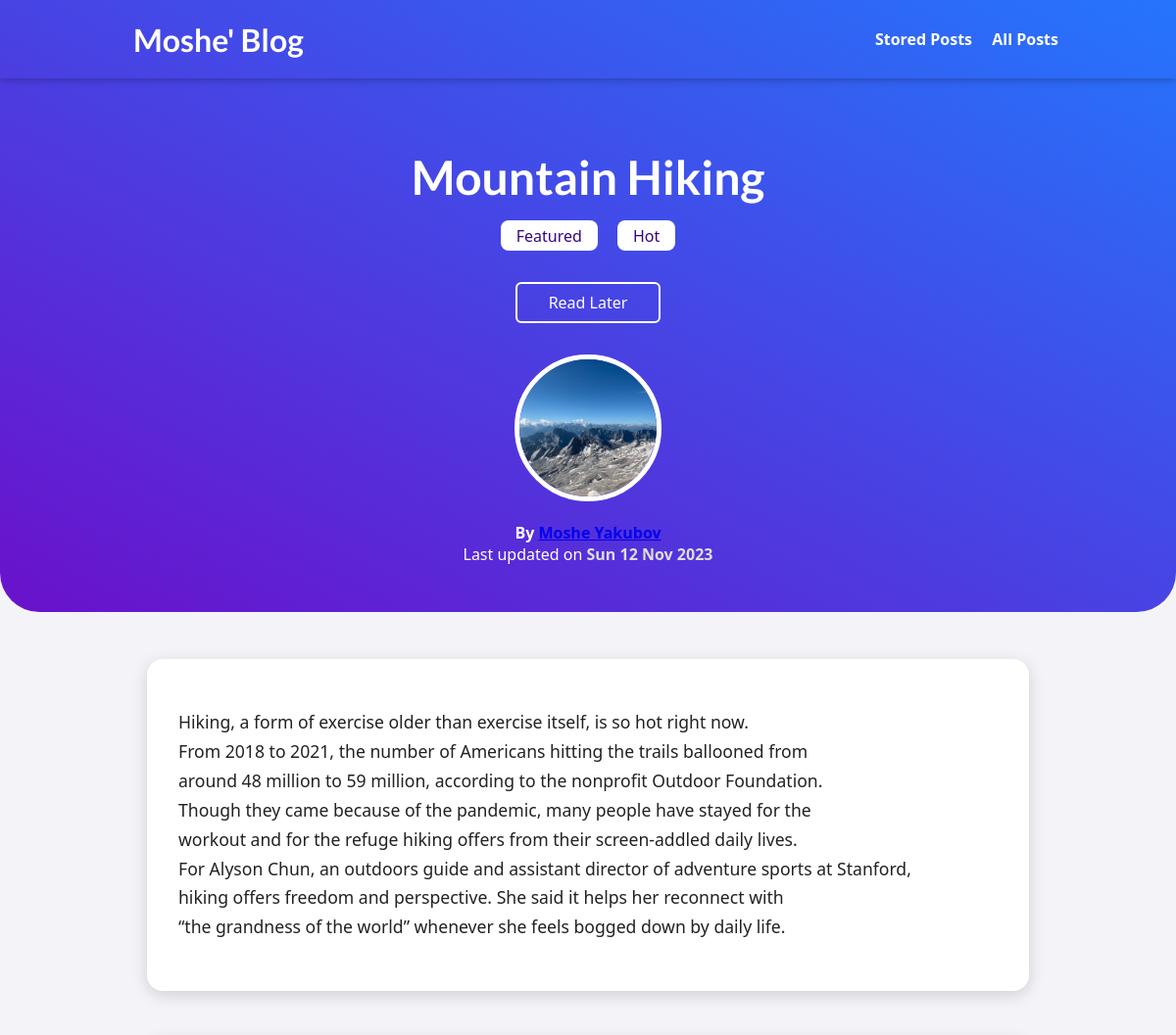
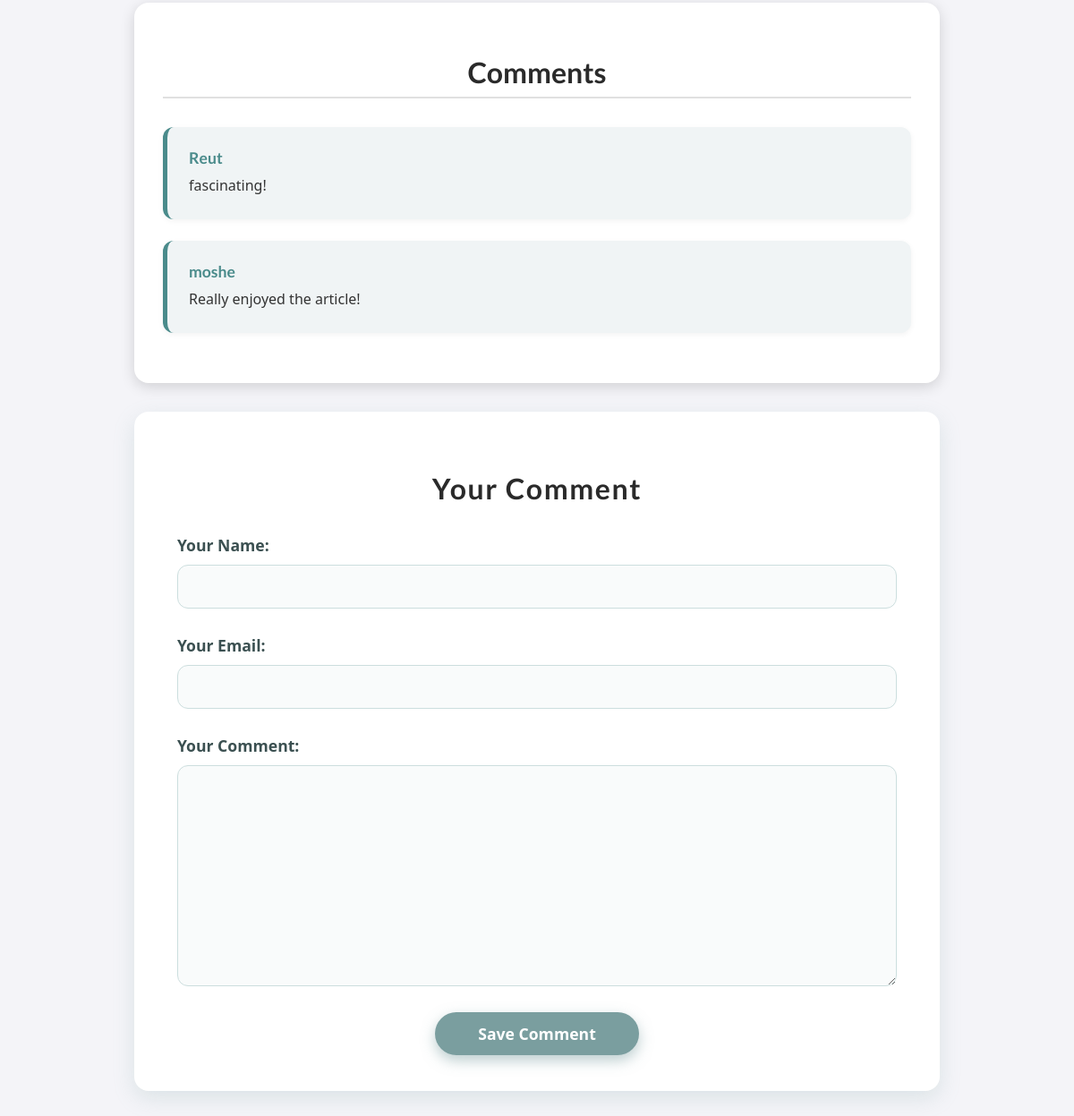
The page /posts/hike-in-the-mountains on the database its author committed (2 pictures, top to bottom).
### blog/models.py (models this page shows, shortened)
class Post(models.Model):
    title = models.CharField(max_length=150)
    excerpt = models.CharField(max_length=200)
    image = models.ImageField(upload_to='posts', null=True)
    date = models.DateField(auto_now=True)
    slug = models.SlugField(unique=True, db_index=True)
    content = models.TextField(validators=[MinLengthValidator(10)])
    author = models.ForeignKey(Author, on_delete=models.SET_NULL, null=True, related_name='posts')
    tags = models.ManyToManyField(Tag)

class Tag(models.Model):
    caption = models.CharField(max_length=20)

class Author(models.Model):
    first_name = models.CharField(max_length=100)
    last_name = models.CharField(max_length=100)
    email_address = models.EmailField()
    def full_name(self):
        return f"{self.first_name} {self.last_name}"
    def __str__(self):
        return self.full_name()

class Comment(models.Model):
    user_name = models.CharField(max_length=120)
    user_email = models.EmailField()
    text = models.TextField(max_length=400)
    post = models.ForeignKey(Post, on_delete=models.CASCADE, related_name='comments')

### blog/views.py (the view, shortened to what this page needs)
# urls.py: path("posts/<slug:slug>", views.SinglePostView.as_view(), name="post_details_page"),
class SinglePostView(View):
    def is_stored_post(self, request, post_id):
        stored_posts = request.session.get("stored_posts")
        if stored_posts is not None:
            is_saved_for_later = post_id in stored_posts
        else:
            is_saved_for_later = False
        return is_saved_for_later
    def get(self, request, slug):
        post = Post.objects.get(slug=slug)
        context = {
            "post": post,
            "post_tags": post.tags.all(),
            "comment_form": CommentForm(),
            "comments": post.comments.all().order_by("-id"),
            "saved_for_later": self.is_stored_post(request, post.id)
        }
        return render(request, "blog/post-detail.html", context)

### blog/forms.py
class CommentForm(forms.ModelForm):
    class Meta:
        model = Comment
        exclude = ["post"]
        labels = {
            "user_name": "Your Name",
            "user_email": "Your Email",
            "text": "Your Comment"
        }

### blog/templates/blog/post-detail.html (shortened to what this page needs)
{% extends "base.html" %}
{% load static %}
{% block css_files %}
    <link rel="stylesheet" href="{% static 'blog/post-detail.css' %}" />
{% endblock %}
{% block content %}
<section id="post-hero">
    <h2>{{ post.title }}</h2>
    <div class="tags">
        {% for tag in post_tags %}
            <span class="tag">{{ tag.caption }}</span>
        {% endfor %}
    </div>
    <div id="read-later">
        <form action="{% url 'read-later' %}" method="POST">
            <button>
                {% if saved_for_later %}
                    Remove from "Read Later" list
                {% else %}
                    Read Later
                {% endif %}
            </button>
        </form>
    </div>
    <article>
        <img src="{{ post.image.url }}" alt="{{ post.title }}" />
        <address>By <a href="mailto:{{ post.author.email_address }}">{{ post.author }}</a></address>
        <div>
            Last updated on
            <time>{{ post.date|date:"D d M Y" }}</time>
        </div>
    </article>
</section>
<main>
    {{ post.content|linebreaks }}
</main>
<div id="comments-wrapper">
    <section id="comments">
        <h2>Comments</h2>
        {% if comments %}
            <ul>
                {% for comment in comments %}
                    <li>
                        <div class="comment-body">
                            <h3>{{ comment.user_name }}</h3>
                            <p>{{ comment.text|linebreaks }}</p>
                        </div>
                    </li>
                {% endfor %}
            </ul>
        {% else %}
            <p>No comments yet. Be the first to share your thoughts!</p>
        {% endif %}
    </section>
    <section id="comment-form">
        <h2>Your Comment</h2>
        <form action="{% url 'post_details_page' post.slug %}" method="POST">
            {% for form_field in comment_form %}
                <div class="form-control {% if form_field.errors %}invalid{% endif %}">
                    {{ form_field.label_tag }}
                    {{ form_field }}
                </div>
            {% endfor %}
            <button>Save Comment</button>
        </form>
    </section>
</div>
{% endblock %}

### static/apps.css (style rules this page uses)
* { box-sizing: border-box; }
html { font-family: 'Open Sans', 'Lato', sans-serif; }
body { font-family: 'Segoe UI', Tahoma, Geneva, Verdana, sans-serif; background: #f4f4f8; color: #222; margin: 0; padding: 0; }
h1, h2, h3 { font-family: 'Lato', sans-serif; font-weight: bold; }

### blog/static/blog/post-detail.css (style rules this page uses)
#post-hero { background: linear-gradient(to right top, #6a11cb, #2575fc); color: white; padding: 7rem 2rem 3rem 2rem; border-bottom-left-radius: 40px; border-bottom-right-radius: 40px; text-align: center; }
#post-hero h2 { font-size: 3rem; margin-bottom: 1rem; }
#post-hero .tag { background-color: white; color: #390281; padding: 0.3rem 1rem; border-radius: 8px; display: inline-block; margin: 0 0.5rem; }
#post-hero article { margin-top: 2rem; display: inline-block; text-align: center; }
#post-hero article img { width: 150px; height: 150px; border-radius: 50%; border: 5px solid white; object-fit: cover; margin-bottom: 1rem; }
#post-hero address { font-style: normal; font-weight: bold; color: white; }
#post-hero time { font-weight: bold; color: #ddd; }
#read-later { margin-top: 2rem; }
#read-later button { background-color: transparent; border: 2px solid white; padding: 0.5rem 2rem; font: inherit; color: white; cursor: pointer; border-radius: 6px; transition: all 0.3s; }
main { width: 90%; max-width: 900px; margin: 3rem auto; background-color: white; padding: 2rem; border-radius: 16px; box-shadow: 0 4px 16px rgba(0, 0, 0, 0.15); font-size: 1.1rem; line-height: 1.7; }
#comments-wrapper { background: none; margin: 3rem auto; padding: 0; width: 90%; max-width: 900px; display: flex; flex-direction: column; gap: 2rem; }
#comments { background-color: white; padding: 2rem; border-radius: 16px; box-shadow: 0 4px 16px rgba(0, 0, 0, 0.15); }
#comments h2 { font-size: 2rem; color: #2a2a2a; margin-bottom: 2rem; text-align: center; border-bottom: 2px solid #e0e0e0; padding-bottom: 0.5rem; }
#comments ul { list-style: none; margin: 0; padding: 0; }
#comments li { display: flex; gap: 1rem; margin-bottom: 1.5rem; padding: 1.5rem; background-color: #f0f4f5; border-left: 5px solid #4a8b8b; border-radius: 12px; box-shadow: 0 2px 6px rgba(0, 0, 0, 0.05); }
#comments li h3 { margin: 0 0 0.5rem 0; font-size: 1.1rem; color: #4a8b8b; }
#comments li p { margin: 0; color: #333; line-height: 1.6; }
.comment-body { flex: 1; }
#comment-form { background-color: white; border-radius: 16px; box-shadow: 0 8px 24px rgba(122, 158, 159, 0.2); padding: 2.5rem 3rem; font-family: 'Segoe UI', Tahoma, Geneva, Verdana, sans-serif; transition: box-shadow 0.3s ease; }
#comment-form h2 { text-align: center; color: #2a2a2a; margin-bottom: 2rem; font-weight: 700; font-size: 2rem; letter-spacing: 0.05em; }
.form-control { margin-bottom: 1.8rem; display: flex; flex-direction: column; }
.form-control label { font-weight: 600; margin-bottom: 0.6rem; color: #3b5051; font-size: 1.1rem; }
.form-control input, .form-control textarea { font: inherit; padding: 0.8rem 1rem; border-radius: 12px; border: 1.8px solid #ccdede; background-color: #f9fbfb; transition: border-color 0.3s ease, background-color 0.3s ease; font-size: 1rem; resize: vertical; min-height: 3rem; }
.form-control textarea { min-height: 100px; }
#comment-form button { font: inherit; background-color: #7a9e9f; color: white; border: none; padding: 0.75rem 3rem; border-radius: 24px; cursor: pointer; font-size: 1.1rem; font-weight: 700; display: block; margin: 1.5rem auto 0 auto; box-shadow: 0 6px 15px rgba(122, 158, 159, 0.5); transition: background-color 0.3s ease; }

### rows shown on the page
Post: title "Mountain Hiking", image (picture), author "Moshe Yakubov", date "Sun 12 Nov 2023", content "Hiking, a form of exercise older than exercise itself, is so hot right now. From 2018 to 2021, the number of Americans hitting the trails ballooned from around 48 million to 59 million, according to the nonprofit Outdoor Foundation. Though they came because of the pandemic, many people have stayed for the workout and for the refuge hiking offers from their screen-addled daily lives. For Alyson Chun, an outdoors guide and assistant director of adventure sports at Stanford, hiking offers freedom and perspective. She said it helps her reconnect with “the grandness of the world” whenever she feels bogged down by daily life."
Tag: caption "Featured"
Tag: caption "Hot"
Comment: user_name "Reut", text "fascinating!"
Comment: user_name "moshe", text "Really enjoyed the article!"
